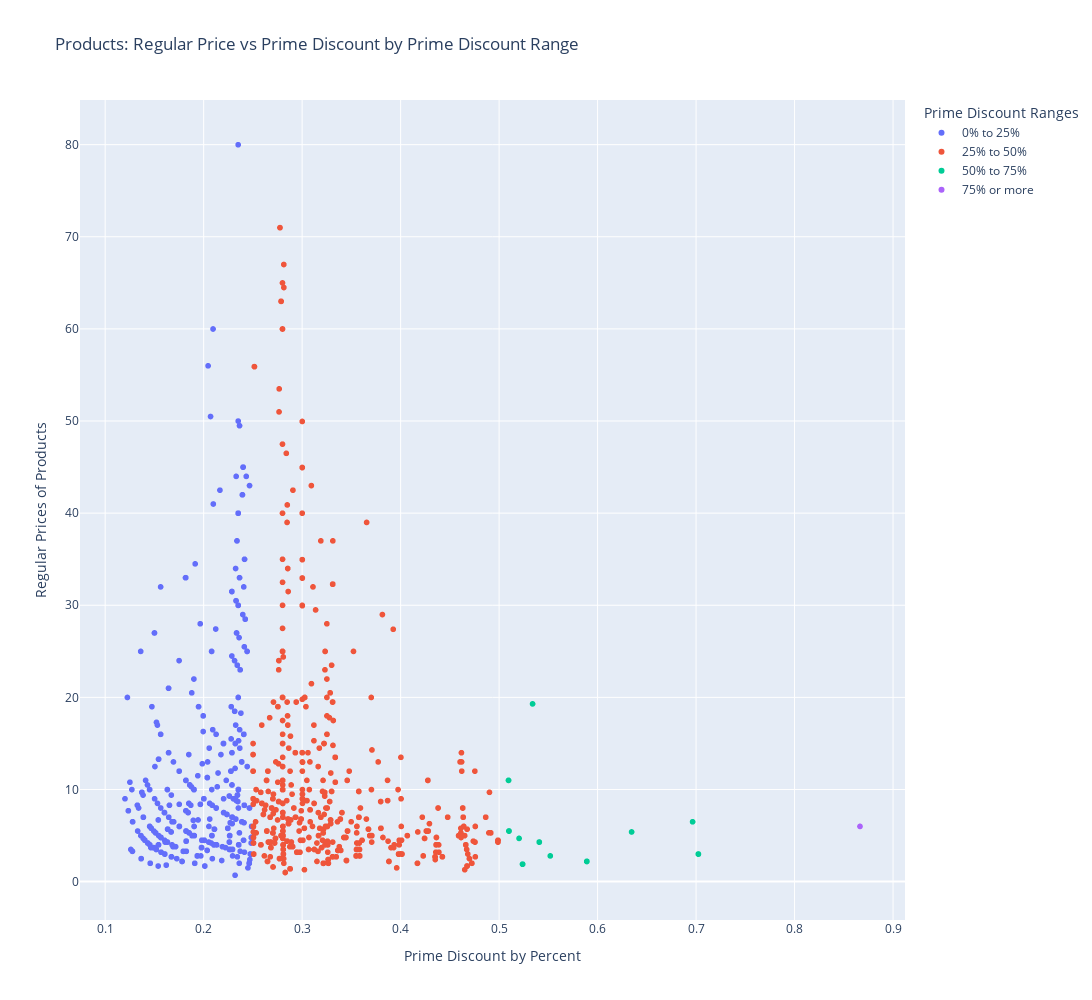

This figure's notebook cell:
### Code cell
fig = px.scatter(df.sort_values(by='discount_bins'), x="prime_discount", y="regular", color="discount_bins", title="Products: Regular Price vs Prime Discount by Prime Discount Range", hover_data=['product', 'sale', 'prime'], width=1400, height=1000,
labels={
    "regular": "Regular Prices of Products",
    "prime_discount": "Prime Discount by Percent",
    "discount_bins": "Prime Discount Ranges"
})
fig.show()

### Figure 1 — Plotly figure (JSON) as saved in the notebook; plotly's stock layout.template omitted (floating-point values rounded to 4 significant figures; data arrays with more than 128 entries replaced by an {"elided": "..."} marker saying what was removed)
{"data": [{"customdata": {"elided": "853x3 mixed values"}, "hovertemplate": "Prime Discount Ranges=0% to 25%<br>Prime Discount by Percent=%{x}<br>Regular Prices of Products=%{y}<br>product=%{customdata[0]}<br>sale=%{customdata[1]}<br>prime=%{customdata[2]}<extra></extra>", "legendgroup": "0% to 25%", "marker": {"color": "#636efa", "symbol": "circle"}, "mode": "markers", "name": "0% to 25%", "showlegend": true, "type": "scattergl", "x": {"elided": "853 float values"}, "xaxis": "x", "y": {"elided": "853 float values"}, "yaxis": "y"}, {"customdata": {"elided": "1190x3 mixed values"}, "hovertemplate": "Prime Discount Ranges=25% to 50%<br>Prime Discount by Percent=%{x}<br>Regular Prices of Products=%{y}<br>product=%{customdata[0]}<br>sale=%{customdata[1]}<br>prime=%{customdata[2]}<extra></extra>", "legendgroup": "25% to 50%", "marker": {"color": "#EF553B", "symbol": "circle"}, "mode": "markers", "name": "25% to 50%", "showlegend": true, "type": "scattergl", "x": {"elided": "1190 float values"}, "xaxis": "x", "y": {"elided": "1190 float values"}, "yaxis": "y"}, {"customdata": [["Baking Soda, 16 oz", 1.39, 1.25], ["Organic Diced Tomatoes, 14.5 oz", 1, 0.9], ["Organic Tomato Sauce (No Salt Added), 15 oz", 1, 0.9], ["Organic Tomato Sauce, 15 oz", 1, 0.9], ["Organic Fire Roasted Diced Tomatoes With Medium Green Chilies, 14.5 oz", 1, 0.9], ["Organic Fire Roasted Diced Tomatoes, 14.5 oz", 1, 0.9], ["Organic Diced Tomatoes - No Salt Added, 14.5 oz", 1, 0.9], ["Organic Peanut Butter, Creamy, 28 oz", 2.19, 1.97], ["Creamy Peanut Butter, 36 oz", 2.19, 1.97], ["Strawberry Overnight Oats, 5.3 oz", 0.99, 0.89], ["Original Overnight Oats, 5.3 oz", 0.99, 0.89], ["Overnight Oats With Ancient Grains Buleberries, 5.3 oz", 0.99, 0.89], ["Banana And Maple Brown Sugar Overnight Oats, 5.3 oz", 0.99, 0.89], ["Organic Fire Roasted Diced Tomatoes (No Salt Added), 14.5 oz", 1, 0.9], ["Organic Peanut Butter, Crunchy, 16 oz", 2.19, 1.97], ["Revolution Flatbread, 16.8 oz", 5.99, 5.39], ["Organic Creamy Peanut Butter (Unsweetened & No Salt), 16 oz", 2.19, 1.97], ["Steviaclear Sweet Drops, 4 fl oz", 9.99, 8.99], ["Shells & White Cheddar Macaroni & Cheese, 6 oz", 1, 0.9], ["Pasta With Yummy Cheese Macaroni & Cheese, 6 oz", 1, 0.9], ["Shells & Real Aged Cheddar Macaroni & Cheese, 6 oz", 1, 0.9], ["Less Sodium Macaroni & Cheese, 6 oz", 1, 0.9], ["Macaroni & Cheese, 6 oz", 1, 0.9], ["Multi-Grain One Bun Sandwich Buns, 21 oz", 2.5, 2.25], ["Lemon Ginger Tea, 1.06 oz", 2.99, 2.69], ["Decaf Earl Grey Tea 20ct, 1.23 oz", 2.99, 2.69], ["Earl Grey Tea, 1.41 oz", 2.99, 2.69], ["Decaffeinated English Breakfast 100% Pure Black Tea, 1.41 oz", 2.99, 2.69], ["English Breakfast Tea, 1.41 oz", 2.99, 2.69], ["Cheese & Herb Flatbread, 13.8 oz", 5.99, 5.39], ["Organic Peanut Butter, Creamy, 16 oz", 2.19, 1.97]], "hovertemplate": "Prime Discount Ranges=50% to 75%<br>Prime Discount by Percent=%{x}<br>Regular Prices of Products=%{y}<br>product=%{customdata[0]}<br>sale=%{customdata[1]}<br>prime=%{customdata[2]}<extra></extra>", "legendgroup": "50% to 75%", "marker": {"color": "#00cc96", "symbol": "circle"}, "mode": "markers", "name": "50% to 75%", "showlegend": true, "type": "scattergl", "x": [0.552, 0.589, 0.589, 0.589, 0.589, 0.589, 0.589, 0.6965, 0.6345, 0.7023, 0.7023, 0.7023, 0.7023, 0.589, 0.5408, 0.5096, 0.5408, 0.534, 0.5238, 0.5238, 0.5238, 0.5238, 0.5238, 0.5203, 0.51, 0.51, 0.51, 0.51, 0.51, 0.5096, 0.5408], "xaxis": "x", "y": [2.79, 2.19, 2.19, 2.19, 2.19, 2.19, 2.19, 6.49, 5.39, 2.99, 2.99, 2.99, 2.99, 2.19, 4.29, 10.99, 4.29, 19.29, 1.89, 1.89, 1.89, 1.89, 1.89, 4.69, 5.49, 5.49, 5.49, 5.49, 5.49, 10.99, 4.29], "yaxis": "y"}, {"customdata": [["Organic Ground Black Pepper, 4 oz", 0.89, 0.8]], "hovertemplate": "Prime Discount Ranges=75% or more<br>Prime Discount by Percent=%{x}<br>Regular Prices of Products=%{y}<br>product=%{customdata[0]}<br>sale=%{customdata[1]}<br>prime=%{customdata[2]}<extra></extra>", "legendgroup": "75% or more", "marker": {"color": "#ab63fa", "symbol": "circle"}, "mode": "markers", "name": "75% or more", "showlegend": true, "type": "scattergl", "x": [0.8664], "xaxis": "x", "y": [5.99], "yaxis": "y"}], "layout": {"height": 1000, "legend": {"title": {"text": "Prime Discount Ranges"}, "tracegroupgap": 0}, "title": {"text": "Products: Regular Price vs Prime Discount by Prime Discount Range"}, "width": 1400, "xaxis": {"anchor": "y", "domain": [0, 1], "title": {"text": "Prime Discount by Percent"}}, "yaxis": {"anchor": "x", "domain": [0, 1], "title": {"text": "Regular Prices of Products"}}}}
